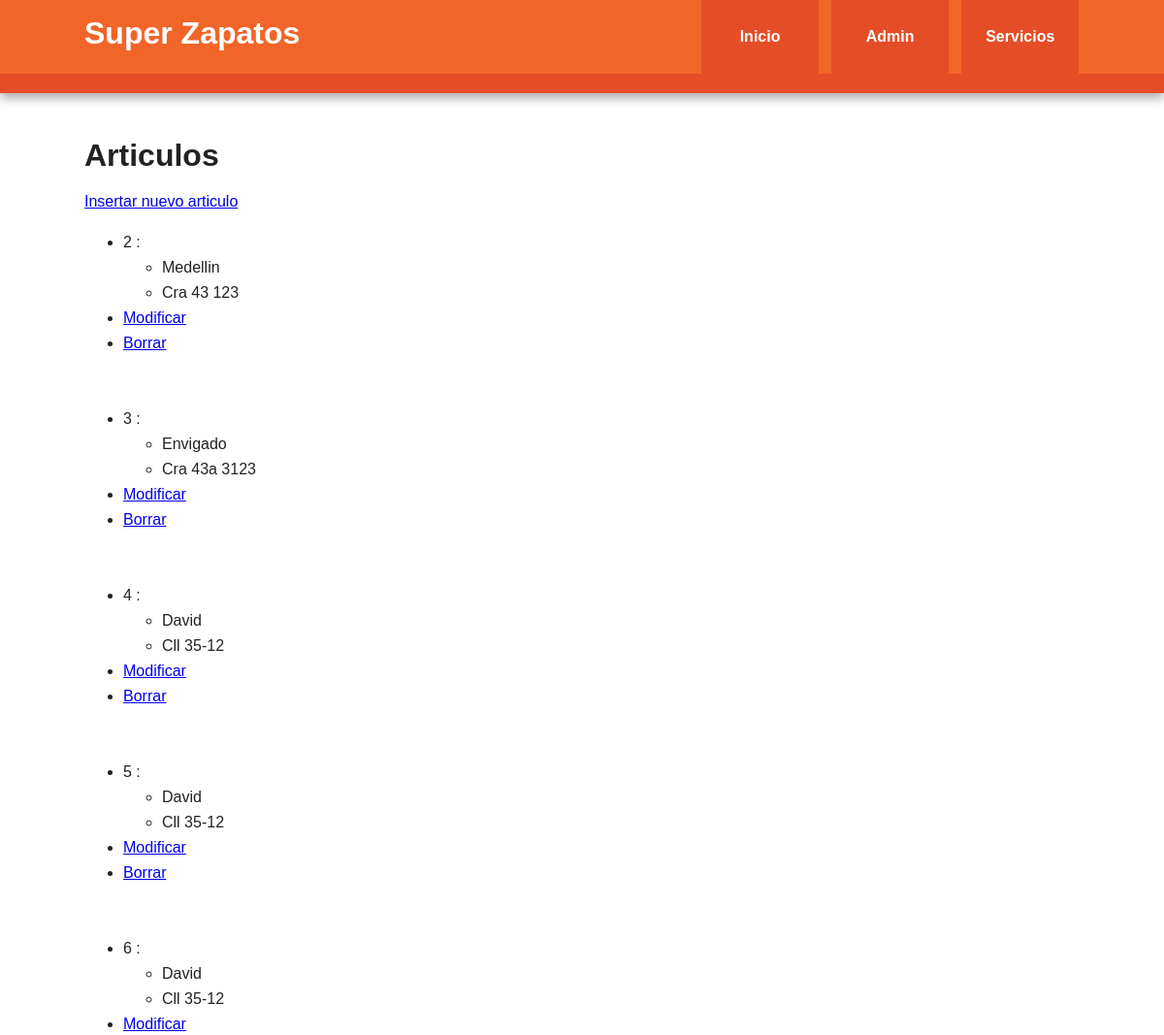
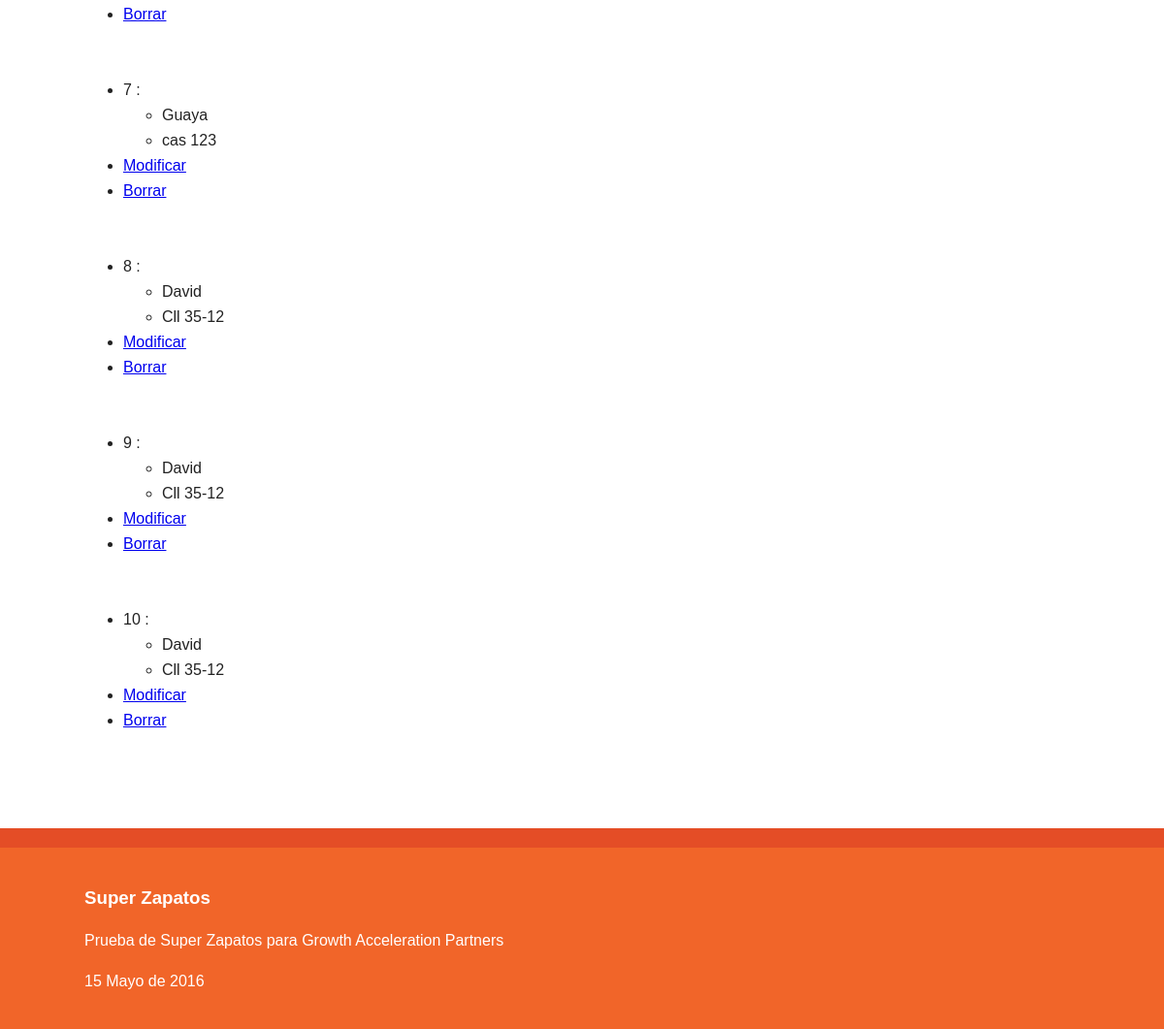
/crudmenu/store/, run on the app's committed database (2 pictures, top to bottom).
### Apps/Store/models.py (models this page shows, shortened)
class stores(models.Model):
    name = models.CharField(max_length=40, null=False, blank=False)
    address = models.CharField(max_length=40, null=False, blank=False)
    class Meta:
        db_table = 'stores'

### Apps/Main/views.py (the view)
# urls.py: url(r'^crudmenu/(?P<table>[\w|\W]+)/$', 'Main.views.crudselect_view', name='crudselect'),
def crudselect_view(request, table=None):
    table_list = None
    if table is not None:
        try:
            if table == 'article':
                table_list = articles.objects.all()
                template = 'crudarticle.html'
            elif table == 'store':
                table_list = stores.objects.all()
                template = 'crudstore.html'
        except articles.DoesNotExist:
            raise articles.DoesNotExist
        except stores.DoesNotExist:
            raise stores.DoesNotExist
    return render(request, template, {'table_list': table_list})

### Templates/crudstore.html
{% extends "base.html" %} {% block base_content %}
<section>
	<h1>Articulos</h1>
	<p><a href="{% url 'crudstorecreate' %}">Insertar nuevo articulo</a></p>
	<ul>
	{% for item in table_list %}
		<li>{{ item.id }} :
			<ul>
				<li>{{ item.name }}</li>
				<li>{{ item.address }}</li>
			</ul>
		</li>
		<li><a href="{% url 'crudstoreupdate' pk=item.id %}">Modificar</a></li>
		<li><a href="{% url 'crudstoredelete' pk=item.id %}">Borrar</a></li>
		<br/><br/>
	{% endfor %}
	</ul>
</section>
{% endblock %}

### Templates/base.html (shortened to what this page needs)
<!doctype html>
 <html class="no-js" lang="">
    <head>
        <link rel="stylesheet" href="{{STATIC_URL}}css/normalize.min.css">
        <link rel="stylesheet" href="{{STATIC_URL}}css/main.css">
    </head>
    <body>
        <div class="header-container">
            <header class="wrapper clearfix">
                <a href="{% url 'home' %}">
                    <h1 class="title">Super Zapatos</h1>
                </a>
                <nav>
                    <ul>
                        <li><a href="{% url 'home' %}">Inicio</a></li>
                        <li><a href="{% url 'crudmenu' %}">Admin</a></li>
                        <li><a href="{% url 'apiservices' %}">Servicios</a></li>
                    </ul>
                </nav>
            </header>
        </div>
        <div class="main-container">
            <div class="main wrapper clearfix">
                {% block base_content %}
                {% endblock %}
            </div>
        </div>
        <div class="footer-container">
            <footer class="wrapper">
                <h3>Super Zapatos</h3>
                <p>Prueba de Super Zapatos para Growth Acceleration Partners</p>
                <p>15 Mayo de 2016</p>
            </footer>
        </div>
    </body>
</html>

### Static/css/main.css (style rules this page uses)
html { color: #222; font-size: 1em; line-height: 1.4; }
body { font: 16px/26px Helvetica, Helvetica Neue, Arial; }
.wrapper { width: 90%; margin: 0 5%; }
.header-container { border-bottom: 20px solid #e44d26; }
.footer-container, .main aside { border-top: 20px solid #e44d26; }
.header-container, .footer-container, .main aside { background: #f16529; }
.title { color: white; }
nav ul { margin: 0; padding: 0; list-style-type: none; }
nav a { display: block; margin-bottom: 10px; padding: 15px 0; text-align: center; text-decoration: none; font-weight: bold; color: white; background: #e44d26; }
.main { padding: 30px 0; }
.footer-container footer { color: white; padding: 20px 0; }
@media only screen and (min-width: 480px) { nav a { float: left; width: 27%; margin: 0 1.7%; padding: 25px 2%; margin-bottom: 0; } }
@media only screen and (min-width: 480px) { nav li:first-child a { margin-left: 0; } }
@media only screen and (min-width: 480px) { nav li:last-child a { margin-right: 0; } }
@media only screen and (min-width: 480px) { nav ul li { display: inline; } }
@media only screen and (min-width: 768px) { .header-container, .main aside { -webkit-box-shadow: 0 5px 10px #aaa; -moz-box-shadow: 0 5px 10px #aaa; box-shadow: 0 5px 10px #aaa; } }
@media only screen and (min-width: 768px) { .title { float: left; } }
@media only screen and (min-width: 768px) { nav { float: right; width: 38%; } }
@media only screen and (min-width: 1140px) { .wrapper { width: 1026px; margin: 0 auto; } }
.clearfix:before, .clearfix:after { content: " "; display: table; }
.clearfix:after { clear: both; }
.clearfix { *zoom: 1; }

### data on the page
stores: id "2", name "Medellin", address "Cra 43 123"
stores: id "3", name "Envigado", address "Cra 43a 3123"
stores: id "4", name "David", address "Cll 35-12"
stores: id "5", name "David", address "Cll 35-12"
stores: id "6", name "David", address "Cll 35-12"
stores: id "7", name "Guaya", address "cas 123"
stores: id "8", name "David", address "Cll 35-12"
stores: id "9", name "David", address "Cll 35-12"
stores: id "10", name "David", address "Cll 35-12"
